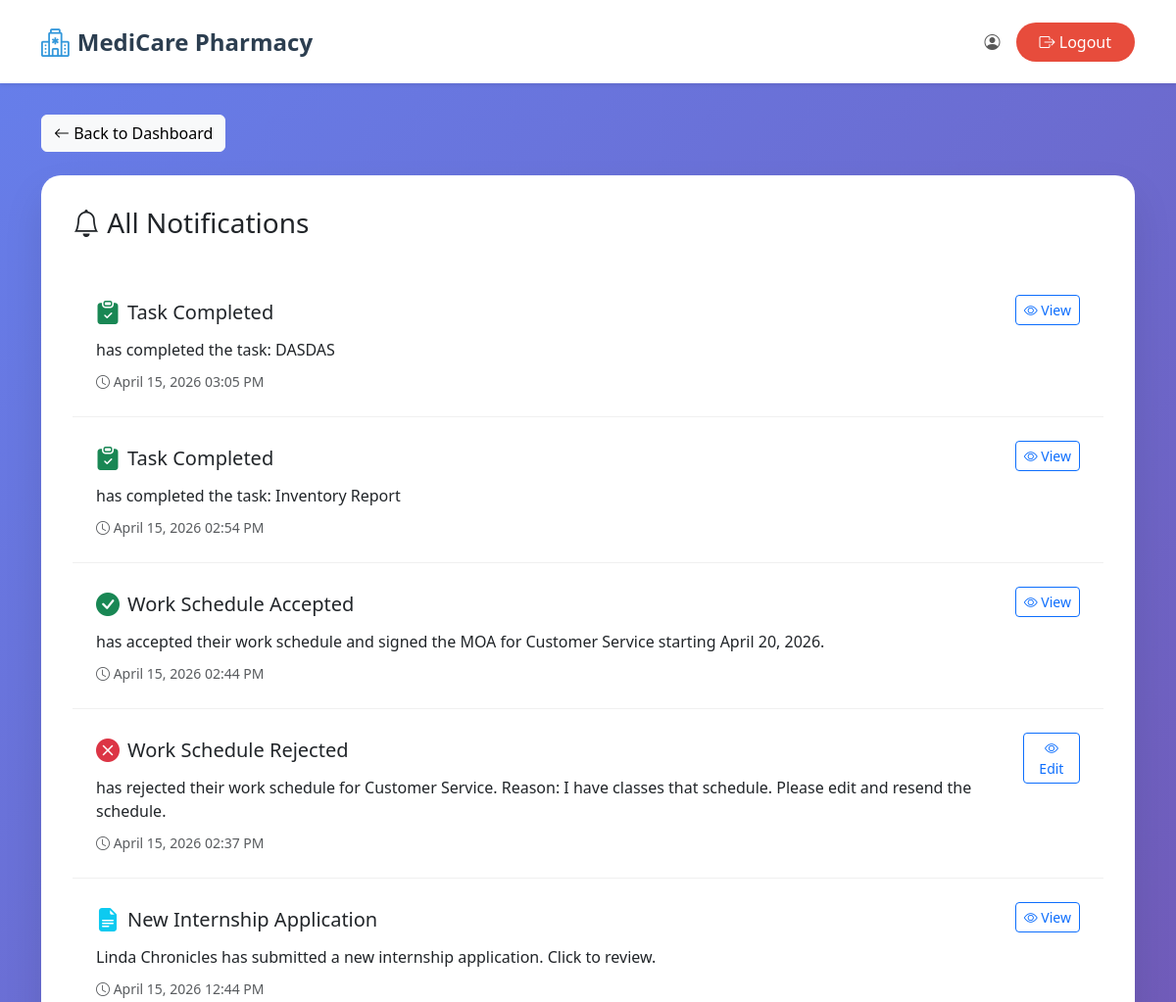
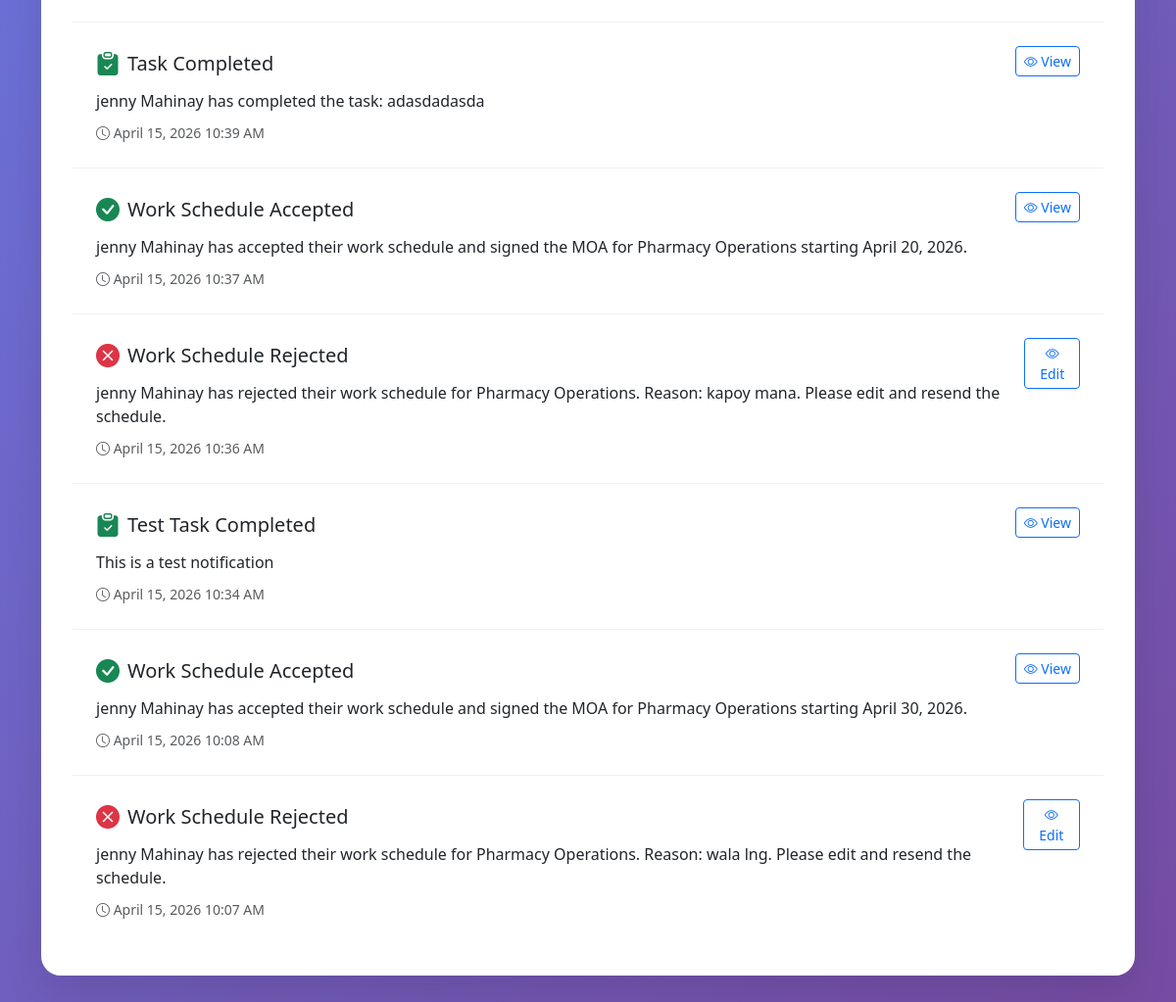
Page /Users/hr/notifications.php (signed in) on the committed database (2 pictures, top to bottom).
### tables this page shows
CREATE TABLE `notifications` (
  `id` int(11) NOT NULL,
  `user_id` int(11) NOT NULL,
  `type` varchar(50) NOT NULL,
  `title` varchar(255) NOT NULL,
  `message` text NOT NULL,
  `related_id` int(11) DEFAULT NULL,
  `is_read` tinyint(1) DEFAULT 0,
  `created_at` timestamp NOT NULL DEFAULT current_timestamp()
);

### models/notification.php (called while the page is built, shortened)
<?php
class Notification {
    private $conn;
    private $table_name = "notifications";
    public function __construct($db) {
        $this->conn = $db;
    }
    public function getByUserId($user_id, $limit = 10) {
        $query = "SELECT * FROM " . $this->table_name . "
                  WHERE user_id = :user_id
                  ORDER BY created_at DESC
                  LIMIT :limit";
        $stmt = $this->conn->prepare($query);
        $stmt->bindParam(':user_id', $user_id, PDO::PARAM_INT);
        $stmt->bindParam(':limit', $limit, PDO::PARAM_INT);
        $stmt->execute();
        return $stmt->fetchAll(PDO::FETCH_ASSOC);
    }
}
?>

### Users/hr/notifications.php (the view, shortened to what this page needs)
<?php
require_once '../../config.php';
$user_id = $_SESSION['user_id'];
$full_name = $_SESSION['full_name'];
require_once '../../models/notification.php';
$database = new Database();
$db = $database->getConnection();
$notification = new Notification($db);
$notifications = $notification->getByUserId($user_id, 50);
?>
<!DOCTYPE html>
<html lang="en">
<head>
    <link href="https://cdn.jsdelivr.net/npm/bootstrap@5.3.0/dist/css/bootstrap.min.css" rel="stylesheet">
    <link rel="stylesheet" href="https://cdn.jsdelivr.net/npm/bootstrap-icons@1.11.0/font/bootstrap-icons.css">
    <link rel="stylesheet" href="../../style.css">
</head>
<body>
    <nav class="navbar navbar-expand-lg navbar-light bg-white shadow-sm">
        <div class="container">
            <a class="navbar-brand" href="../../index.php">
                <i class="bi bi-hospital"></i> MediCare Pharmacy
            </a>
            <div class="navbar-nav ms-auto">
                <span class="navbar-text me-3">
                    <i class="bi bi-person-circle"></i> <?php echo htmlspecialchars($full_name); ?>
                </span>
                <a href="../logout.php" class="btn btn-logout">
                    <i class="bi bi-box-arrow-right"></i> Logout
                </a>
            </div>
        </div>
    </nav>
    <div class="dashboard-container">
        <div class="container">
            <div class="mb-4">
                <a href="dashboard.php" class="btn btn-light">
                    <i class="bi bi-arrow-left"></i> Back to Dashboard
                </a>
            </div>
            <div class="dashboard-card">
                <div class="d-flex justify-content-between align-items-center mb-4">
                    <h3><i class="bi bi-bell"></i> All Notifications
                    </h3>
                </div>
                <?php if (empty($notifications)): ?>
                    <div class="text-center py-5">
                        <i class="bi bi-inbox" style="font-size: 4rem; color: #999;"></i>
                        <h4 class="mt-3 text-muted">No notifications yet</h4>
                        <p class="text-muted">You'll see notifications here when there are updates</p>
                    </div>
                <?php else: ?>
                    <div class="notifications-list">
                        <?php foreach ($notifications as $n):
                            $link = '#';
                            if ($n['type'] === 'schedule_accepted') {
                                $link = 'view_ready_interns.php';
                            } elseif ($n['type'] === 'schedule_rejected') {
                                $link = 'edit_work_schedule.php?schedule_id=' . $n['related_id'];
                            } elseif ($n['type'] === 'task_completed') {
                                $link = 'employees.php';
                            } elseif ($n['type'] === 'new_application') {
                                $link = 'internship_applications.php';
                            }
                        ?>
                            <div class="notification-item <?php echo $n['is_read'] == 0 ? 'unread' : ''; ?>">
                                <div class="d-flex justify-content-between align-items-start">
                                    <div class="flex-grow-1">
                                        <div class="d-flex align-items-center mb-2">
                                            <?php if ($n['type'] === 'schedule_accepted'): ?>
                                                <i class="bi bi-check-circle-fill text-success me-2" style="font-size: 1.5rem;"></i>
                                            <?php elseif ($n['type'] === 'schedule_rejected'): ?>
                                                <i class="bi bi-x-circle-fill text-danger me-2" style="font-size: 1.5rem;"></i>
                                            <?php elseif ($n['type'] === 'task_completed'): ?>
                                                <i class="bi bi-clipboard-check-fill text-success me-2" style="font-size: 1.5rem;"></i>
                                            <?php elseif ($n['type'] === 'new_application'): ?>
                                                <i class="bi bi-file-earmark-text-fill text-info me-2" style="font-size: 1.5rem;"></i>
                                            <?php else: ?>
                                                <i class="bi bi-info-circle-fill text-primary me-2" style="font-size: 1.5rem;"></i>
                                            <?php endif; ?>
                                            <h5 class="mb-0">
                                                <?php echo htmlspecialchars($n['title']); ?>
                                            </h5>
                                        </div>
                                        <p class="mb-2"><?php echo htmlspecialchars($n['message']); ?></p>
                                        <small class="text-muted">
                                            <i class="bi bi-clock"></i> <?php echo date('F d, Y h:i A', strtotime($n['created_at'])); ?>
                                        </small>
                                    </div>
                                    <div class="ms-3">
                                        <?php if ($link !== '#'): ?>
                                            <a href="<?php echo htmlspecialchars($link); ?>" class="btn btn-sm btn-outline-primary">
                                                <i class="bi bi-eye"></i> <?php echo $n['type'] === 'schedule_rejected' ? 'Edit' : 'View'; ?>
                                            </a>
                                        <?php endif; ?>
                                    </div>
                                </div>
                            </div>
                        <?php endforeach; ?>
                    </div>
                <?php endif; ?>
            </div>
        </div>
    </div>
</body>
</html>

### style.css (style rules this page uses)
* { margin: 0; padding: 0; box-sizing: border-box; }
body { font-family: 'Segoe UI', Tahoma, Geneva, Verdana, sans-serif; overflow-x: hidden; }
.navbar { background-color: rgba(255, 255, 255, 0.95); backdrop-filter: blur(10px); box-shadow: 0 2px 10px rgba(0, 0, 0, 0.1); padding: 1rem 0; z-index: 1000; }
.navbar-brand { font-weight: bold; font-size: 1.5rem; color: #2c3e50 !important; display: flex; align-items: center; gap: 0.5rem; }
.navbar-brand i { color: #3498db; font-size: 1.8rem; }

### Users/hr/notifications.php (style rules this page uses)
.dashboard-container { min-height: 100vh; background: linear-gradient(135deg, #667eea 0%, #764ba2 100%); padding: 2rem 0; }
.dashboard-card { background: white; border-radius: 20px; box-shadow: 0 20px 40px rgba(0, 0, 0, 0.1); padding: 2rem; margin: 1rem 0; }
.notification-item { padding: 1.5rem; border-bottom: 1px solid #f0f0f0; transition: background 0.2s ease; }
.notification-item:last-child { border-bottom: none; }
.btn-logout { background: #e74c3c; color: white; border: none; border-radius: 25px; padding: 0.5rem 1.5rem; transition: all 0.3s ease; }

### rows in the picture
notifications: type "task_completed" (drawn), title "Task Completed", message "has completed the task: DASDAS", created_at "April 15, 2026 03:05 PM"
notifications: type "task_completed" (drawn), title "Task Completed", message "has completed the task: Inventory Report", created_at "April 15, 2026 02:54 PM"
notifications: title "Work Schedule Accepted", message "has accepted their work schedule and signed the MOA for Customer Service starting April 20, 2026.", created_at "April 15, 2026 02:44 PM", shows "View"
notifications: title "Work Schedule Rejected", message "has rejected their work schedule for Customer Service. Reason: I have classes that schedule. Please edit and resend the schedule.", created_at "April 15, 2026 02:37 PM", shows "Edit"
notifications: type "new_application" (drawn), title "New Internship Application", message "Linda Chronicles has submitted a new internship application. Click to review.", created_at "April 15, 2026 12:44 PM"
notifications: type "task_completed" (drawn), title "Task Completed", message "jenny Mahinay has completed the task: adasdadasda", created_at "April 15, 2026 10:39 AM"
notifications: title "Work Schedule Accepted", message "jenny Mahinay has accepted their work schedule and signed the MOA for Pharmacy Operations starting April 20, 2026.", created_at "April 15, 2026 10:37 AM", shows "View"
notifications: title "Work Schedule Rejected", message "jenny Mahinay has rejected their work schedule for Pharmacy Operations. Reason: kapoy mana. Please edit and resend the schedule.", created_at "April 15, 2026 10:36 AM", shows "Edit"
notifications: type "task_completed" (drawn), title "Test Task Completed", message "This is a test notification", created_at "April 15, 2026 10:34 AM"
notifications: title "Work Schedule Accepted", message "jenny Mahinay has accepted their work schedule and signed the MOA for Pharmacy Operations starting April 30, 2026.", created_at "April 15, 2026 10:08 AM", shows "View"
notifications: title "Work Schedule Rejected", message "jenny Mahinay has rejected their work schedule for Pharmacy Operations. Reason: wala lng. Please edit and resend the schedule.", created_at "April 15, 2026 10:07 AM", shows "Edit"
